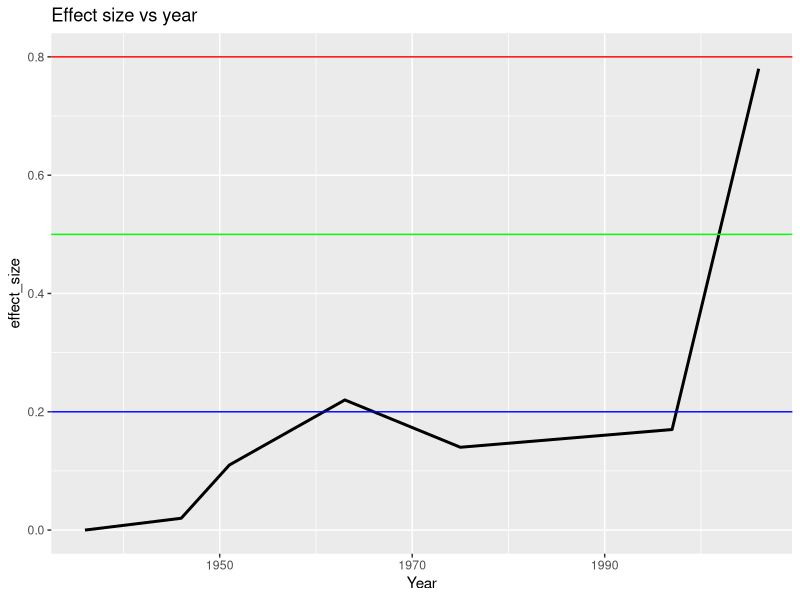
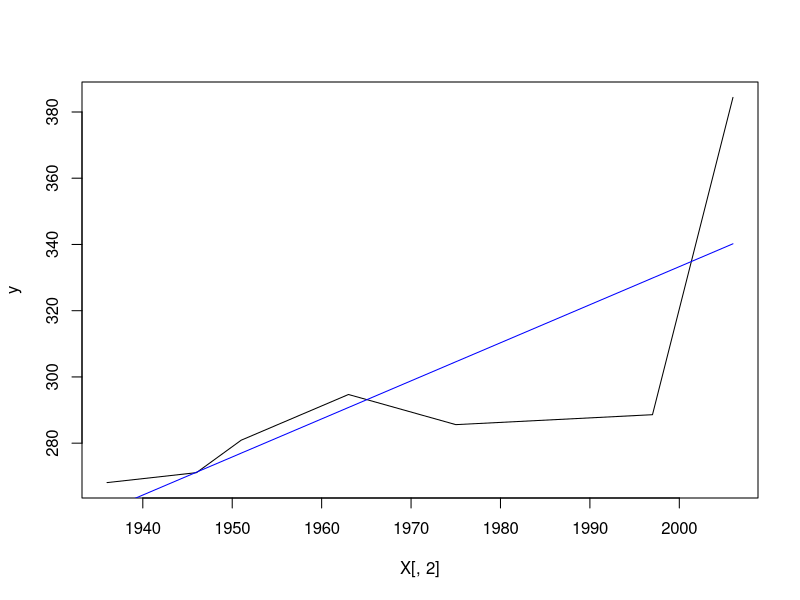
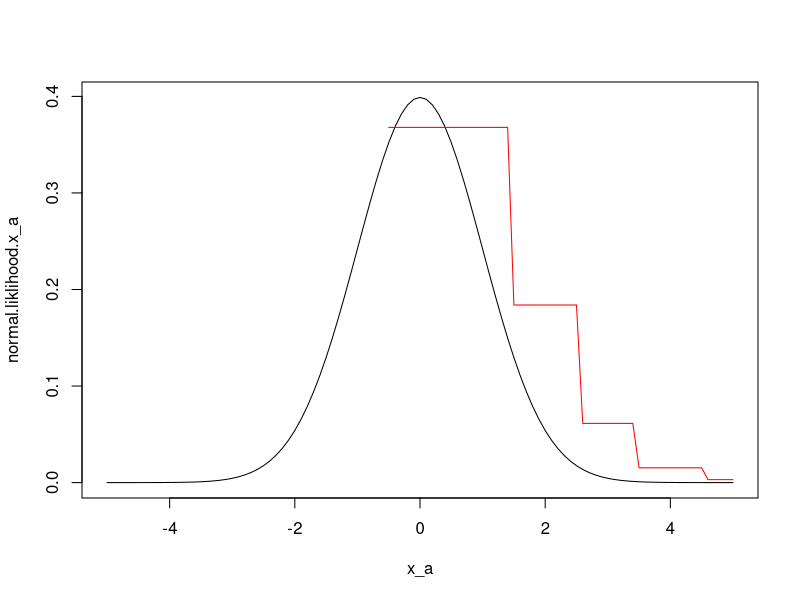
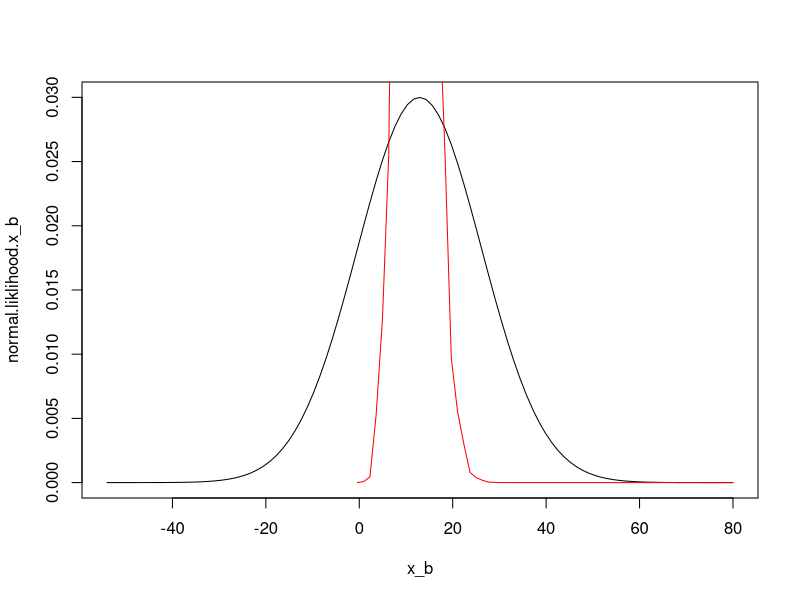
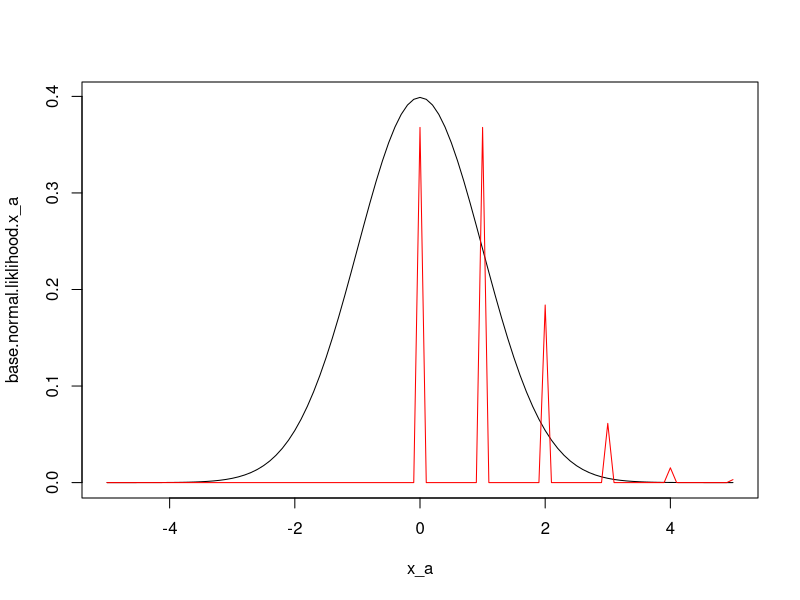
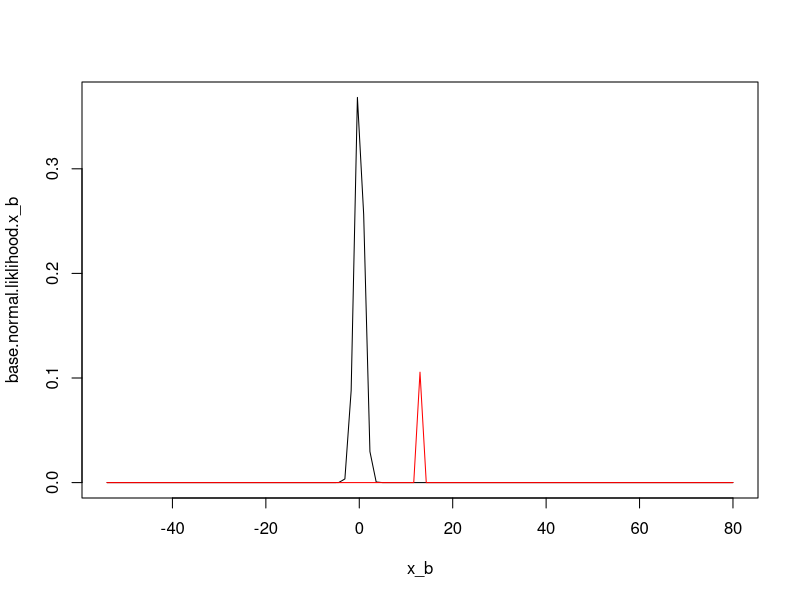

Write the R code that produced these figures, in order.
## ---- chunk 1
options(digits=12)
## ---- chunk 2
CaloriesPerServingMean <- c(268.1, 271.1, 280.9, 294.7, 285.6, 288.6, 384.4)
CaloriesPerServingSD <- c(124.8, 124.2, 116.2, 117.7, 118.3, 122.0, 168.3)
Year <- c(1936, 1946, 1951, 1963, 1975, 1997, 2006)
## ---- chunk 3
m_1 <- c(268.1, 271.1, 280.9, 294.7, 285.6, 288.6, 384.4)
m_2 <- c(268.1)
s_1 <- c(124.8, 124.2, 116.2, 117.7, 118.3, 122.0, 168.3)
s_2 <- c(124.8)
Year <- c(1936, 1946, 1951, 1963, 1975, 1997, 2006)
cohens_d = (abs(m_1-m_2)/(sqrt((s_1^2+s_2^2)/2)))
effect_size <- round(cohens_d, digit = 2)
effect_size
a <- data.frame(Year,effect_size)
a
#plotting graph
library(ggplot2)
ggplot(a, aes(x=Year,y= effect_size))+ 
geom_line(colour= "black",size = 1.01)+
ggtitle("Effect size vs year")+
geom_hline(yintercept= c(0.2,0.5,0.8), color=c("blue","green","red"))

## ---- chunk 4
cv <- matrix(seq(8,28,by=4),nrow=5, ncol=6, byrow= TRUE)
diff <- matrix(seq(5,25,by=5),nrow=5, ncol=6, byrow= FALSE)
print(cv)
print(diff)
## ---- chunk 5
combined <- function(alpha,beta) {
z_alpha = qnorm(alpha/2, mean=0, sd= 1)
z_beta = qnorm(beta, mean=0, sd= 1)
cv = matrix(seq(8,28,by=4),nrow=5, ncol=6, byrow= TRUE)
per_diff = matrix(seq(5,25,by=5),nrow=5, ncol=6, byrow= FALSE)
n = ceiling(2*(((cv/per_diff)^2)*(z_alpha+z_beta)^2))
return(n)
}
s <- combined(alpha=0.05, beta=0.2)
s
## ---- chunk 6
#rule of thumb

cv = matrix(seq(8,28,by=4),nrow=5, ncol=6, byrow= TRUE)
per_diff = matrix(seq(5,25,by=5),nrow=5, ncol=6, byrow= FALSE)
n <- ceiling(16/(per_diff/cv)^2)
n
comparision = n-s
comparision
## ---- chunk 7
dev= max(n-s)
print(paste("The largest deviation is:",dev , sep =" "))
## ---- chunk 8
#norm.pdf <- function(x, sigma=1, mu,sd) { 
 # like1 <- (1/(sigma*(sqrt(2*pi))))* (exp(-((x-mu)^2)/2*(sigma^2))) 
  #return(like1)
#}
#x = seq(-3,3,by=0.1)
#l <- norm.pdf(x,mu=0, sd=1)
#plot(x,l)

## ---- chunk 9
# function definition 

#a <- seq(-3,3, by = 0.1)
#liklihood <- function(x, sd= sigma, mean= mu) {
#like1 <- (1/(sigma*(sqrt(2*pi))))* (exp(-((x-mu)^2)/2*(sigma^2))) 
#return(like1)
#}

#m_1936 = 268.1
#s_1936 = 124.8
#x_2 <- (m_1936 + s_1936*(a))
#plot_36 <- liklihood(x=x_2, mean= m_1936, sd= s_1936)
#plot_36

#m_2006 =384.4
#s_2006 = 168.3
#x_3 <- (m_2006 + s_2006*(a))
#plot_06 <- liklihood(x=x_3, sd = s_2006, mean = m_2006)
#plot_06


#plot(x_2,plot_36)
#plot(x_3,plot_06)
## ---- chunk 10
y <- matrix(c(268.1, 271.1, 280.9, 294.7, 285.6, 288.6, 384.4), byrow = FALSE)
y
#creating a matrix for bias term
bias=rep(1:1, length.out=length(y))
bias

cx <- c(1936, 1946, 1951, 1963, 1975, 1997, 2006)
X=matrix(c(bias,cx), ncol = 2)
X
#multplication of transpose of x and x
tX=t(X)
tX

Xm=tX%*%X
Xm

A=solve(Xm)

hat.beta=A%*%(tX%*%y)
hat.beta


## ---- chunk 11
# compute hat.y 
hat.y <- X %*% hat.beta
# plot
plot(X[,2], y, type = 'l', col = "black")
lines(X[,2], hat.y, col = "blue")
## ---- chunk 12
summary(lm(y~X))
## ---- chunk 13

CaloriesPerServingMean <- c(268.1, 271.1, 280.9, 294.7, 285.6, 288.6, 384.4)
CaloriesPerServingSD <- c(124.8, 124.2, 116.2, 117.7, 118.3, 122.0, 168.3)

# for mean 

k <- length(CaloriesPerServingMean)
n_i <- rep(18, k)
n_i
N = sum(n_i)
N
x_bar = sum(CaloriesPerServingMean*n_i)/N
x_bar
x_i <- CaloriesPerServingMean

MSB = (sum(n_i*(x_i - x_bar)^2))/(k-1)
MSB
s_i <- CaloriesPerServingSD

MSW <- (sum((n_i-1)*s_i^2)/(N-k))
MSW

## ---- chunk 14
# Calculating F.ratio
F.ratio <- MSB/MSW
df1 <- k-1
df2 <- N-k
p.value <- pf(F.ratio, df1, df2, lower.tail = FALSE)
p.value

## ---- chunk 15
# Suppressing warnings that may be generated by Poisson function for negative values
# options(warn=-1)

x_a <- seq(-5, 5, 0.1)
x_a
norm.pdf <- function(x,mu=0,sigma=1){
  l<-1/(sigma*sqrt(pi*2))*exp(-((x-mu)^2)/(2*sigma^2))
  return(l)
}
normal.liklihood.x_a <- norm.pdf(x_a)


# The function to calculate probability mass function for poisson 
# data with a mean and variance lambda = 1. 
pois.pmf <- function(x, lambda){
  poisson.d <- exp(-lambda)*(1/(factorial(round(x,0))))*exp(round(x,0)*(log(lambda)))
  return(poisson.d)
}
lambda <- 1
poisson.probability.x_a <- pois.pmf(x=x_a, lambda = lambda)

plot(x_a,normal.liklihood.x_a,type="l",col="black")
lines(x_a,poisson.probability.x_a,col="red")

## ---- chunk 16
# Using mean and standard deviation for servings per recipe from 1936:
mu = 12.9; sigma = 13.3

# Now we find the upper and lower bounds as:
x.lower <- floor(mu-5*sigma)
x.upper <- ceiling(mu+5*sigma)

# Now taking the length of x_a as a reference, we create the equeally spaced
# sequence from lower to upper bound as followed:
spacer <- (x.upper - x.lower)/(length(x_a) - 1)

x_b <- seq(x.lower, x.upper, spacer)
# To show both x_a and x_b 's lenghts are equal:
length(x_a)
length(x_b)

norm.pdf <- function(x, mu = 12.9, sigma = 13.3){
  l<-1/(sigma*sqrt(pi*2))*exp(-((x-mu)^2)/(2*sigma^2))
  return(l)
}
normal.liklihood.x_b <- norm.pdf(x_b)


# The function to calculate probability mass function for poisson 
# data with a mean and variance lambda = 12. 
pois.pmf <- function(x, lambda){
  poisson.d <- exp(-lambda)*(1/(factorial(round(x,0))))*exp(round(x,0)*(log(lambda)))
  return(poisson.d)
}

#using sigma = 13.3 to compare the difference with the first plot
poisson.probability.x_b <- pois.pmf(x=x_b, lambda = 12)

# plot
plot(x_b,normal.liklihood.x_b,type="l",col="black")
lines(x_b,poisson.probability.x_b,col="red")
## ---- chunk 17
# Using base functions for part a  
base.normal.liklihood.x_a <- dnorm(x_a,0, 1)
base.poiss.x_a <- dpois(x=x_a, lambda = lambda)

plot(x_a,base.normal.liklihood.x_a,type="l",col="black")
lines(x_a,base.poiss.x_a,col="red")

# Using base functions for part b
base.normal.liklihood.x_b <- dnorm(x_b,0, 1)
base.poiss.x_b <- dpois(x=x_b, lambda = 12)

plot(x_b,base.normal.liklihood.x_b,type="l",col="black")
lines(x_b,base.poiss.x_b,col="red")
